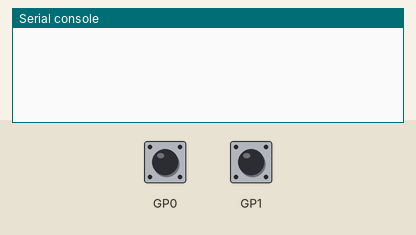
Simulated run of this program. Board: Raspberry Pi Pico running CircuitPython. Parts: the last lines printed to the serial console. The test bench sets the inputs (shaded band); at power-on: GP0 HIGH, GP1 HIGH. USB keyboard and mouse output is not drawn.

Above: at 1.2 s.
1.3 s: GP0 pulled LOW for 0.15 s
At 2.6 s:
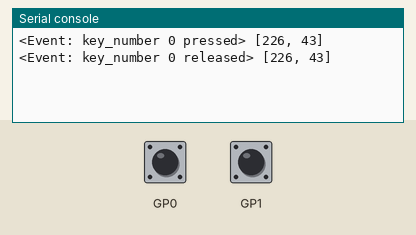
2.9 s: GP1 pulled LOW for 0.15 s
At 4.0 s:
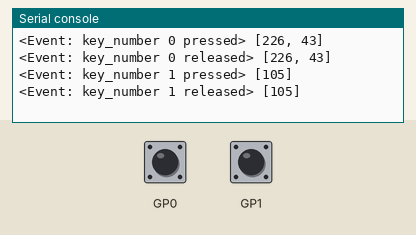

The program:

simple_keypad.py
```python
"""
Minimal keypad example
"""
import board
import keypad
import usb_hid

############################################################
# Input pins, the keypad part

KEY_PINS = (
    board.GP0,
    board.GP1,
    # etc. choose your pins
)

# Here, they are setup as pull-UP, switch Flase/True if pull down
keys = keypad.Keys(KEY_PINS, value_when_pressed=False, pull=True)

############################################################
# Output keys, the keyboard part

from adafruit_hid.keycode import Keycode
from adafruit_hid.keyboard import Keyboard

keyboard = Keyboard(usb_hid.devices)

keys_to_press = (
    [Keycode.ALT, Keycode.TAB],
    [Keycode.F14],
    # etc. each entry matches a button, and has to be a tuple or list
)

############################################################
# The loop

while True:
    event = keys.events.get()
    if event:
        to_press = keys_to_press[event.key_number]
        print(event, to_press)

        if to_press:
            if event.pressed:
                # the * unpacks the tuple into a list of arguments
                keyboard.send(*to_press)
                # alternate choice: hold the key while button pressed (6 keys max)
                # keyboard.press(*to_press)
            else:
                pass
                # release the key(s) if it was being held
                # keyboard.release(*to_press)
```

Measured:
- after the input at 1.3 s, the serial console: prints a new line at once (image 1)
- after the input at 2.9 s, the serial console: prints a new line at once (image 2)
